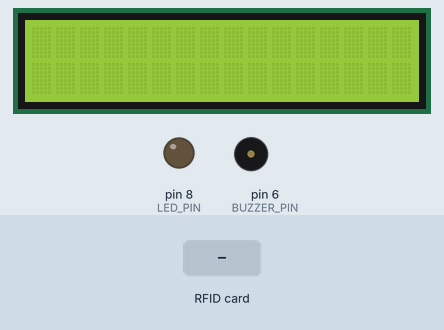
This sketch was run on a simulated Arduino Uno, built with avr-gcc and run on an emulated ATmega328P. On the bench: 16×2 character LCD, output pins drawn as LEDs (lit = HIGH), buzzer (waves = sounding, pin HIGH). The inputs (shaded band) are chosen by the test bench. Pins used as bus, display or sensor lines are not drawn; what the sketch prints to the serial monitor is not drawn.

Above: at 1.3 s.
1.4 s: RFID card 5E 7A 19 C4 held to the reader
At 2.5 s:
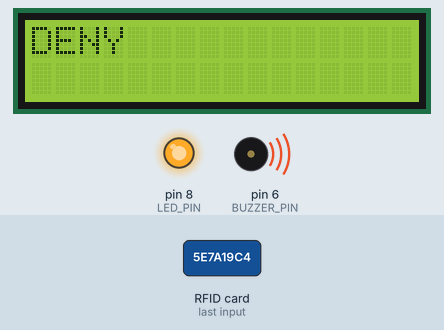
At 4.1 s:
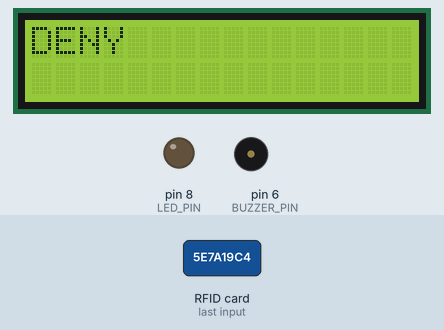
Timing chart, 0 to 5.6 s (numbered marks = the images above; inputs shaded):
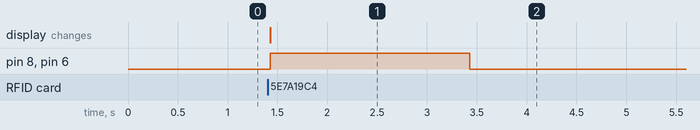

The sketch:

2C_LCD_KTP_+_tag_RFID.nadia.ino
```cpp
  #include <SPI.h>
  #include <MFRC522.h>
  #include <Wire.h>
  #include <LiquidCrystal_I2C.h>

  #define SS_PIN 10
  #define RST_PIN 9
  #define LED_PIN 8
  #define BUZZER_PIN 6

  MFRC522 rfid(SS_PIN, RST_PIN);
  LiquidCrystal_I2C lcd(0x27, 16, 2);


  const String validKTPUID = "4:39:d:92:55:6d:80";

  void setup() {
    Serial.begin(9600);
    SPI.begin();
    rfid.PCD_Init();
    lcd.begin(1,4);
    lcd.backlight();
    pinMode(LED_PIN, OUTPUT);
    pinMode(BUZZER_PIN, OUTPUT);
    Serial.println("Scan KTP atau tag RFID...");
  }

  void loop() {

    if (rfid.PICC_IsNewCardPresent()) {
      if (rfid.PICC_ReadCardSerial()) {

        String uidString = "";
        for (byte i = 0; i < rfid.uid.size; i++) {
          uidString += String(rfid.uid.uidByte[i], HEX);
          if (i < rfid.uid.size - 1) {
            uidString += ":";
          }
        }

        Serial.print("UID kartu: ");
        Serial.println(uidString);


        if (uidString.equalsIgnoreCase(validKTPUID)) {
          Serial.println("ALLOW");
          lcd.clear();
          lcd.print("ALLOW");
          digitalWrite(LED_PIN, LOW);
          digitalWrite(BUZZER_PIN, LOW);
        } else {
          Serial.println("DENY");
          lcd.clear();
          lcd.print("DENY");
          digitalWrite(LED_PIN, HIGH);
          digitalWrite(BUZZER_PIN, HIGH);
        }


        delay(2000);


        digitalWrite(LED_PIN, LOW);
        digitalWrite(BUZZER_PIN, LOW);


      }
    }
  }
```

Measured:
- after the input at 1.4 s, pin 8 (LED_PIN), pin 6 (BUZZER_PIN): LOW → HIGH at once, → LOW 2.0 s later; the display: changes at once (image 1)
